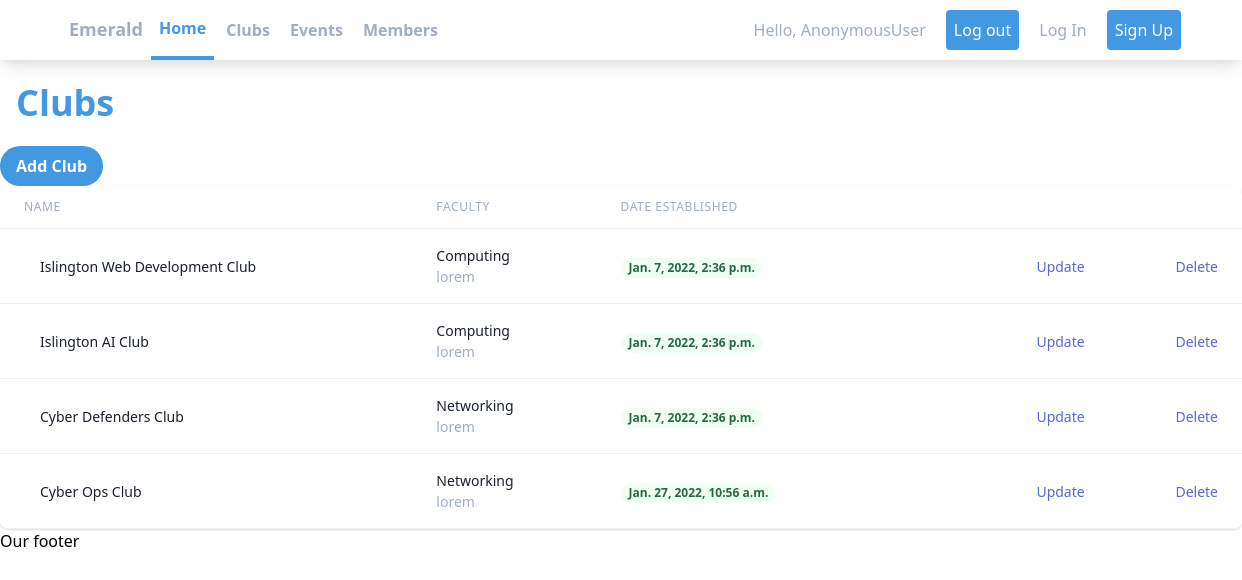
The page /clubs/ on the database as committed earlier.
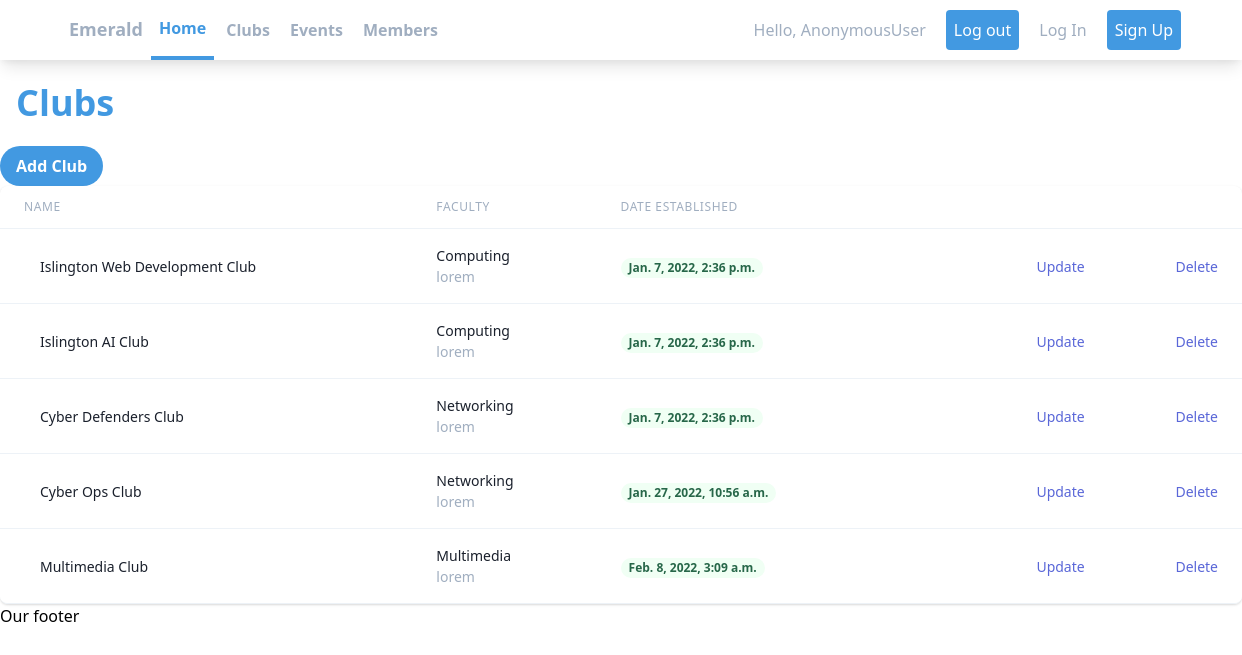
The same page on the database as committed later.
### emeraldApp/models.py (models this page shows, shortened)
class Club(models.Model):
    FACULTY = (
        ('Computing', 'Computing'),
        ('Networking', 'Networking'),
        ('Multimedia', 'Multimedia'),
    )
    name = models.CharField(max_length=50, null=True)
    faculty = models.CharField(max_length=50, null=True, choices=FACULTY)
    date_created = models.DateTimeField(auto_now_add=True, null=True)

### emeraldApp/views.py (the view)
# urls.py: path('clubs/', views.clubs, name="clubs"),
def clubs(request):
    clubs = Club.objects.all()
    total_clubs = clubs.count()
    context = {'clubs': clubs, 'total_clubs': total_clubs}
    return render(request, 'emeraldApp/clubs.html', context)

### emeraldApp/templates/emeraldApp/clubs.html (shortened to what this page needs)
{% extends 'emeraldApp/main.html' %}
{% block content %}
<h1 class="text-blue-500 text-2xl md:text-3xl lg:text-4xl font-bold p-4">Clubs</h1>
<a href="{% url 'create_club' %}"><button
        class="bg-blue-500 hover:bg-blue-700 text-white font-bold py-2 px-4 rounded-full">
        Add Club
    </button></a>
<div class="flex flex-col">
    <div class="-my-2 overflow-x-auto sm:-mx-6 lg:-mx-8">
        <div class="py-2 align-middle inline-block min-w-full sm:px-6 lg:px-8">
            <div class="shadow overflow-hidden border-b border-gray-200 sm:rounded-lg">
                <table class="min-w-full divide-y divide-gray-200">
                    <thead class="bg-gray-50">
                        <tr>
                            <th scope="col"
                                class="px-6 py-3 text-left text-xs font-medium text-gray-500 uppercase tracking-wider">
                                Name
                            </th>
                            <th scope="col"
                                class="px-6 py-3 text-left text-xs font-medium text-gray-500 uppercase tracking-wider">
                                Faculty
                            </th>
                            <th scope="col"
                                class="px-6 py-3 text-left text-xs font-medium text-gray-500 uppercase tracking-wider">
                                Date established
                            </th>
                            <th scope="col" class="relative px-6 py-3">
                            </th>
                        </tr>
                    </thead>
                    <tbody class="bg-white divide-y divide-gray-200">
                        {% for club in clubs %}
                        <tr>
                            <td class="px-6 py-4 whitespace-nowrap">
                                <div class="flex items-center">
                                    <div class="ml-4">
                                        <div class="text-sm font-medium text-gray-900">
                                            {{club.name}}
                                        </div>
                                    </div>
                                </div>
                            </td>
                            <td class="px-6 py-4 whitespace-nowrap">
                                <div class="text-sm text-gray-900">{{club.faculty}}</div>
                                <div class="text-sm text-gray-500">lorem</div>
                            </td>
                            <td class="px-6 py-4 whitespace-nowrap">
                                <span
                                    class="px-2 inline-flex text-xs leading-5 font-semibold rounded-full bg-green-100 text-green-800">
                                    {{club.date_created}}
                                </span>
                            </td>
                            <td class="px-6 py-4 whitespace-nowrap text-sm text-gray-900">
                            </td>
                            <td class="px-6 py-4 whitespace-nowrap text-right text-sm font-medium">
                                <a href="{% url 'update_club' club.id %}"
                                    class="text-indigo-600 hover:text-indigo-900">Update</a>
                            </td>
                            <td class="px-6 py-4 whitespace-nowrap text-right text-sm font-medium">
                                <a href="{% url 'delete_club' club.id %}"
                                    class="text-indigo-600 hover:text-indigo-900">Delete</a>
                            </td>
                        </tr>
                        {% endfor %}
                    </tbody>
                </table>
            </div>
        </div>
    </div>
</div>
{% endblock %}

Rows that differ between the two databases and show on the page:
added Club: name "Multimedia Club", faculty "Multimedia", date_created "Feb. 8, 2022, 3:09 a.m."
